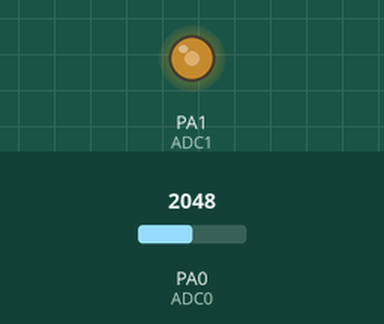
The sketch below on a simulated STM32 Blue Pill. On the bench: output pins drawn as LEDs (lit = HIGH). Inputs (shaded band) come from the test bench; at power-on: PA0 (ADC0) = 2048.

Above: at 1.2 s.
1.3 s: PA0 (ADC0) set to 2866
At 2.5 s:
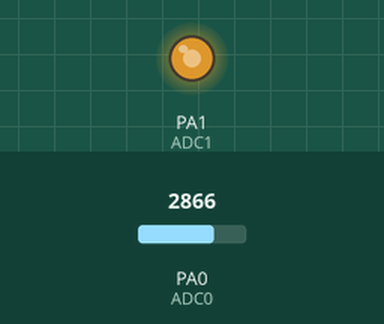
2.8 s: PA0 (ADC0) set to 3603
At 3.6 s:
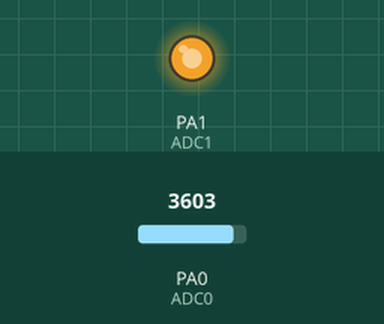
4.3 s: PA0 (ADC0) set to 491
At 4.8 s:
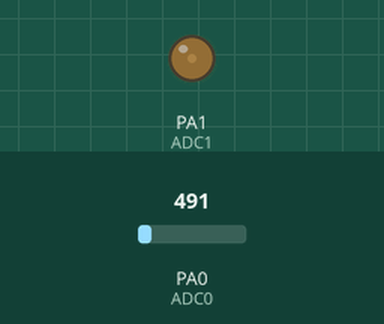
5.8 s: PA0 (ADC0) set to 0
At 7.1 s:
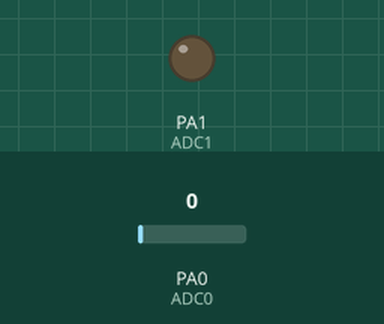
Timing chart, 0 to 8.3 s (numbered marks = the images above; inputs shaded):
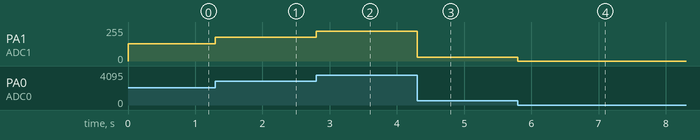

The sketch:

pwm1.ino
```cpp
void setup() {
    pinMode(0, INPUT_ANALOG); //ADC0
    pinMode(1, PWM);          //ADC1
}

void loop() {
    int sensorValue = analogRead(0);
    int ledFadeValue = map(sensorValue, 0, 4095, 0, 65535);
    pwmWrite(1, ledFadeValue);
}
```

Measured:
- after the input at 1.3 s, PA1 (ADC1): 128/255 → 179/255 at once
- after the input at 2.8 s, PA1 (ADC1): 179/255 → 225/255 at once
- after the input at 4.3 s, PA1 (ADC1): 225/255 → 30/255 at once
- after the input at 5.8 s, PA1 (ADC1): 30/255 → 0/255 at once
